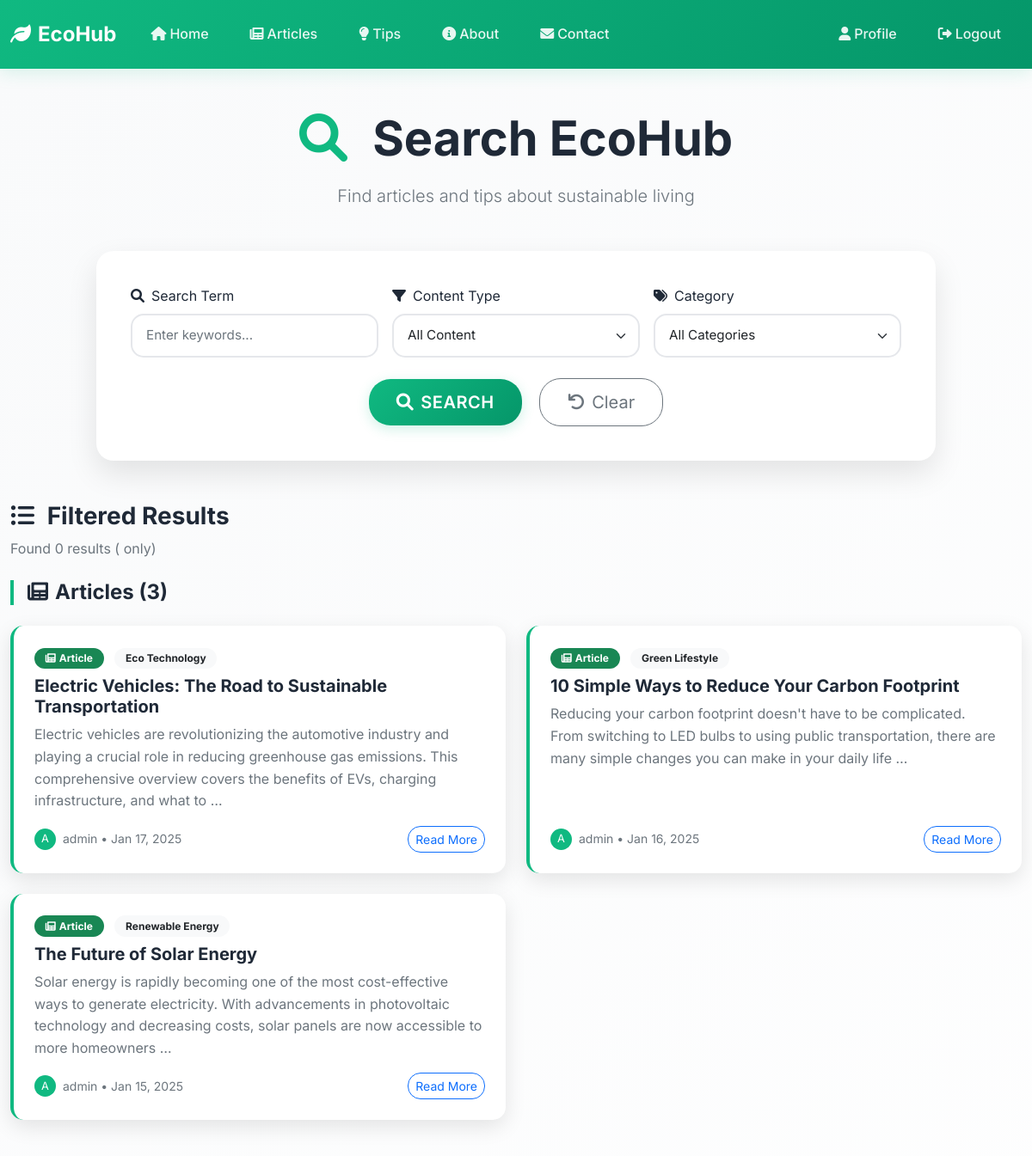
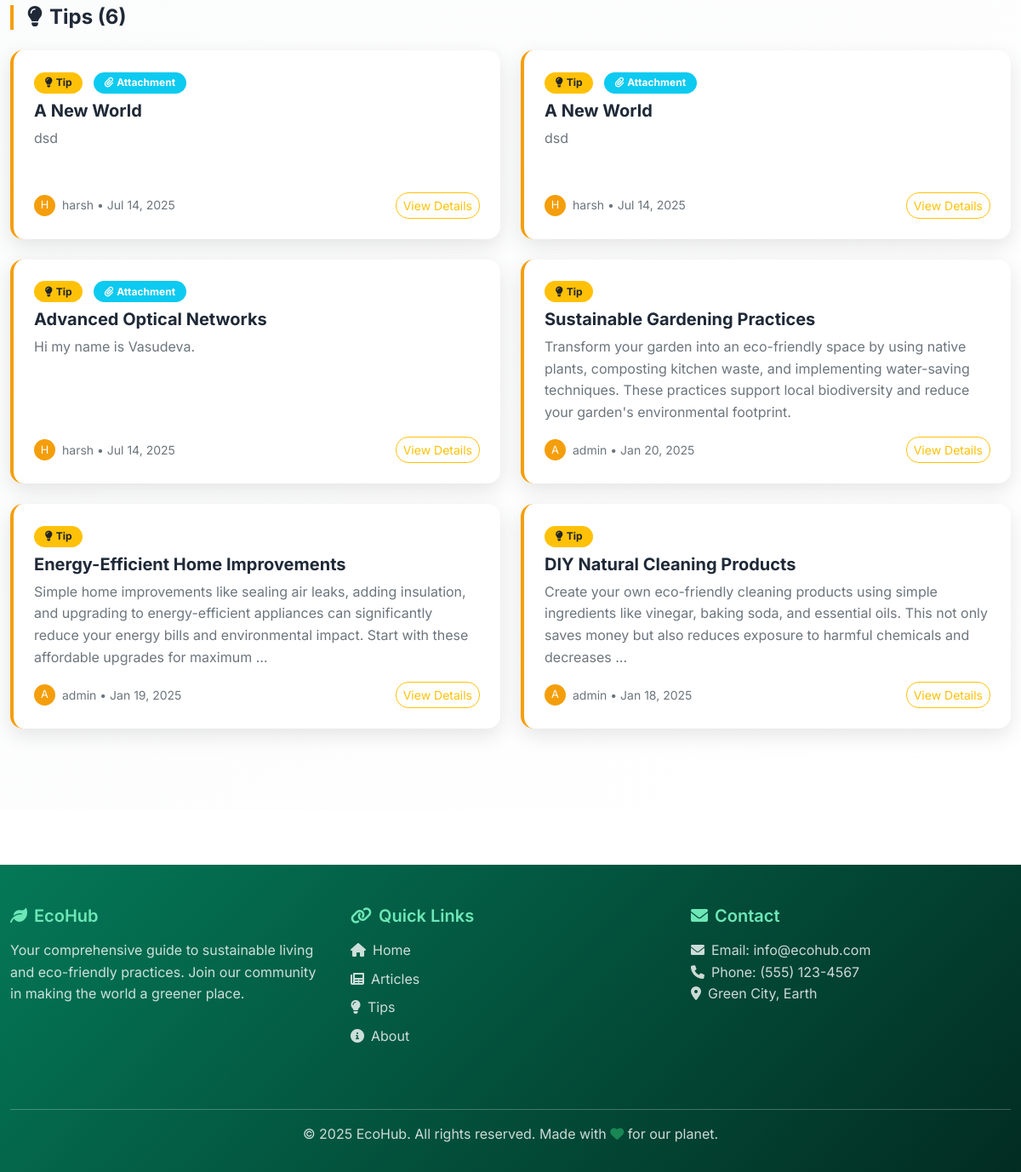
Screenshot of /search/ (signed in) with the database file from the repository (2 pictures, top to bottom).
### articles/models.py (models this page shows, shortened)
class Article(models.Model):
    CATEGORY_CHOICES = [
        ('energy', 'Renewable Energy'),
        ('lifestyle', 'Green Lifestyle'),
        ('tech', 'Eco Technology'),
        ('news', 'Sustainability News'),
    ]
    title = models.CharField(max_length=200)
    content = models.TextField()
    author = models.ForeignKey(User, on_delete=models.CASCADE)
    category = models.CharField(max_length=50, choices=CATEGORY_CHOICES)
    image = models.ImageField(upload_to='article_images/', blank=True, null=True)
    created_at = models.DateTimeField(auto_now_add=True)

### tips/models.py (models this page shows, shortened)
class Tip(models.Model):
    CATEGORY_CHOICES = [
        ('energy', 'Renewable Energy'),
        ('lifestyle', 'Green Lifestyle'),
        ('tech', 'Eco Technology'),
        ('news', 'Sustainability News'),
    ]
    title = models.CharField(max_length=200)
    description = models.TextField()
    user = models.ForeignKey(User, on_delete=models.CASCADE)
    category = models.CharField(max_length=50, choices=CATEGORY_CHOICES)
    file_upload = models.FileField(upload_to='tip_uploads/', blank=True, null=True)
    created_at = models.DateTimeField(auto_now_add=True)

### core/views.py (the view)
# urls.py: path('search/', views.search, name='search'),
def search(request):
    query = request.GET.get('q', '')
    search_type = request.GET.get('type', 'all')
    category = request.GET.get('category', '')
    articles = []
    tips = []
    if search_type in ['articles', 'all']:
        article_filter = Q()
        if query:
            article_filter &= (Q(title__icontains=query) | Q(content__icontains=query))
        if category:
            article_filter &= Q(category=category)
        if article_filter:
            articles = list(Article.objects.filter(article_filter).order_by('-created_at'))
        elif not query and not category:
            articles = list(Article.objects.all().order_by('-created_at'))
    if search_type in ['tips', 'all']:
        tip_filter = Q()
        if query:
            tip_filter &= (Q(title__icontains=query) | Q(description__icontains=query))
        if category:
            tip_filter &= Q(category=category)
        if tip_filter:
            tips = list(Tip.objects.filter(tip_filter).order_by('-created_at'))
        elif not query and not category:
            tips = list(Tip.objects.all().order_by('-created_at'))
    context = {
        'query': query,
        'search_type': search_type,
        'category': category,
        'articles': articles,
        'tips': tips,
    }
    return render(request, 'core/search.html', context)

### core/templates/core/search.html (shortened to what this page needs)
{% extends 'base.html' %}
{% block content %}
<div class="search-section py-5" style="background: linear-gradient(135deg, var(--bg-light) 0%, #ffffff 100%);">
    <div class="container">
        <div class="search-header text-center mb-5" style="animation: fadeInDown 0.8s ease-out;">
            <h1 class="display-4 fw-bold mb-3" style="color: var(--text-dark);">
                <i class="fas fa-search me-3 text-primary-green"></i>
                Search EcoHub
            </h1>
            <p class="lead text-muted">Find articles and tips about sustainable living</p>
        </div>
        <div class="row justify-content-center mb-5">
            <div class="col-lg-10">
                <div class="search-card" style="background: white; border-radius: 20px; padding: 2.5rem; box-shadow: 0 15px 35px rgba(0, 0, 0, 0.1); animation: fadeInUp 1s ease-out;">
                    <form method="get">
                        <div class="row g-3">
                            <div class="col-md-4">
                                <label class="form-label fw-semibold" style="color: var(--text-dark);">
                                    <i class="fas fa-search me-2"></i>Search Term
                                </label>
                                <input type="text" name="q" class="form-control form-control-lg" placeholder="Enter keywords..." value="{{ request.GET.q }}" style="border-radius: 15px;">
                            </div>
                            <div class="col-md-4">
                                <label class="form-label fw-semibold" style="color: var(--text-dark);">
                                    <i class="fas fa-filter me-2"></i>Content Type
                                </label>
                                <select name="type" class="form-select form-select-lg" style="border-radius: 15px;">
                                    <option value="all" {% if request.GET.type == 'all' %}selected{% endif %}>All Content</option>
                                </select>
                            </div>
                            <div class="col-md-4">
                                <label class="form-label fw-semibold" style="color: var(--text-dark);">
                                    <i class="fas fa-tags me-2"></i>Category
                                </label>
                                <select name="category" class="form-select form-select-lg" style="border-radius: 15px;">
                                    <option value="">All Categories</option>
                                </select>
                            </div>
                        </div>
                        <div class="search-actions text-center mt-4">
                            <button type="submit" class="btn btn-success btn-lg me-3" style="border-radius: 25px; padding: 0.75rem 2rem;">
                                <i class="fas fa-search me-2"></i>Search
                            </button>
                            <a href="{% url 'search' %}" class="btn btn-outline-secondary btn-lg" style="border-radius: 25px; padding: 0.75rem 2rem;">
                                <i class="fas fa-undo me-2"></i>Clear
                            </a>
                        </div>
                    </form>
                </div>
            </div>
        </div>
        {% if request.GET.q or request.GET.type != 'all' or request.GET.category %}
        <div class="search-results">
            <div class="results-header mb-4" style="animation: fadeInLeft 0.8s ease-out;">
                <h3 class="fw-bold" style="color: var(--text-dark);">
                    <i class="fas fa-list-ul me-2"></i>
                    {% if request.GET.q %}
                        Search Results for "<span class="text-primary-green">{{ request.GET.q }}</span>"
                    {% else %}
                        Filtered Results
                    {% endif %}
                </h3>
                <p class="text-muted">
                    Found {{ articles|length|add:tips|length }} result{{ articles|length|add:tips|length|pluralize }}
                    {% if request.GET.type != 'all' %}
                        ({{ request.GET.type|title }} only)
                    {% endif %}
                </p>
            </div>
            {% if articles %}
            <div class="articles-section mb-5" style="animation: fadeInUp 1s ease-out;">
                <h4 class="section-title fw-bold mb-4" style="color: var(--text-dark); border-left: 4px solid var(--primary-green); padding-left: 1rem;">
                    <i class="fas fa-newspaper me-2"></i>Articles ({{ articles|length }})
                </h4>
                <div class="row row-cols-1 row-cols-lg-2 g-4">
                    {% for article in articles %}
                    <div class="col">
                        <div class="result-card h-100" style="background: white; border-radius: 15px; padding: 1.5rem; box-shadow: 0 8px 25px rgba(0, 0, 0, 0.1); transition: all 0.3s ease; border-left: 4px solid var(--primary-green); display: flex; flex-direction: column;">
                            <div class="result-content flex-grow-1 d-flex flex-column">
                                <div class="result-meta mb-2">
                                    <span class="badge bg-success" style="border-radius: 15px; padding: 0.4rem 0.8rem;">
                                        <i class="fas fa-newspaper me-1"></i>Article
                                    </span>
                                    {% if article.category %}
                                    <span class="badge bg-light text-dark ms-2" style="border-radius: 15px; padding: 0.4rem 0.8rem;">
                                        {{ article.get_category_display }}
                                    </span>
                                    {% endif %}
                                </div>
                                <h5 class="result-title fw-bold mb-2" style="color: var(--text-dark);">
                                    <a href="{% url 'article-detail' article.pk %}" class="text-decoration-none" style="color: inherit;">
                                        {{ article.title }}
                                    </a>
                                </h5>
                                <p class="result-excerpt text-muted mb-3 flex-grow-1">{{ article.content|truncatewords:30 }}</p>
                                <div class="result-footer d-flex align-items-center justify-content-between mt-auto">
                                    <div class="author-info d-flex align-items-center">
                                        <div class="avatar-small" style="width: 25px; height: 25px; background: var(--primary-green); border-radius: 50%; display: flex; align-items: center; justify-content: center; color: white; font-size: 0.8rem; margin-right: 0.5rem;">
                                            {{ article.author.username|first|upper }}
                                        </div>
                                        <small class="text-muted">{{ article.author.username }} • {{ article.created_at|date:"M d, Y" }}</small>
                                    </div>
                                    <a href="{% url 'article-detail' article.pk %}" class="btn btn-sm btn-outline-primary" style="border-radius: 15px;">
                                        Read More
                                    </a>
                                </div>
                            </div>
                        </div>
                    </div>
                    {% endfor %}
                </div>
            </div>
            {% endif %}
            {% if tips %}
            <div class="tips-section mb-5" style="animation: fadeInUp 1.2s ease-out;">
                <h4 class="section-title fw-bold mb-4" style="color: var(--text-dark); border-left: 4px solid #f59e0b; padding-left: 1rem;">
                    <i class="fas fa-lightbulb me-2"></i>Tips ({{ tips|length }})
                </h4>
                <div class="row row-cols-1 row-cols-lg-2 g-4">
                    {% for tip in tips %}
                    <div class="col">
                        <div class="result-card h-100" style="background: white; border-radius: 15px; padding: 1.5rem; box-shadow: 0 8px 25px rgba(0, 0, 0, 0.1); transition: all 0.3s ease; border-left: 4px solid #f59e0b; display: flex; flex-direction: column;">
                            <div class="result-content flex-grow-1 d-flex flex-column">
                                <div class="result-meta mb-2">
                                    <span class="badge bg-warning text-dark" style="border-radius: 15px; padding: 0.4rem 0.8rem;">
                                        <i class="fas fa-lightbulb me-1"></i>Tip
                                    </span>
                                    {% if tip.file_upload %}
                                    <span class="badge bg-info text-white ms-2" style="border-radius: 15px; padding: 0.4rem 0.8rem;">
                                        <i class="fas fa-paperclip me-1"></i>Attachment
                                    </span>
                                    {% endif %}
                                </div>
                                <h5 class="result-title fw-bold mb-2" style="color: var(--text-dark);">
                                    <a href="{% url 'tip-detail' tip.pk %}" class="text-decoration-none" style="color: inherit;">
                                        {{ tip.title }}
                                    </a>
                                </h5>
                                <p class="result-excerpt text-muted mb-3 flex-grow-1">{{ tip.description|truncatewords:30 }}</p>
                                <div class="result-footer d-flex align-items-center justify-content-between mt-auto">
                                    <div class="author-info d-flex align-items-center">
                                        <div class="avatar-small" style="width: 25px; height: 25px; background: #f59e0b; border-radius: 50%; display: flex; align-items: center; justify-content: center; color: white; font-size: 0.8rem; margin-right: 0.5rem;">
                                            {{ tip.user.username|first|upper }}
                                        </div>
                                        <small class="text-muted">{{ tip.user.username }} • {{ tip.created_at|date:"M d, Y" }}</small>
                                    </div>
                                    <a href="{% url 'tip-detail' tip.pk %}" class="btn btn-sm btn-outline-warning" style="border-radius: 15px;">
                                        View Details
                                    </a>
                                </div>
                            </div>
                        </div>
                    </div>
                    {% endfor %}
                </div>
            </div>
            {% endif %}
        </div>
        {% endif %}
    </div>
</div>
{% endblock %}

### templates/base.html (style rules this page uses)
:root { --primary-green: #2e7d32; --light-green: #4caf50; --dark-green: #1b5e20; --accent-green: #81c784; --bg-light: #f1f8e9; --text-dark: #2e2e2e; --text-light: #5e5e5e; }
body { font-family: 'Segoe UI', Tahoma, Geneva, Verdana, sans-serif; background-color: #f8f9fa; }
.text-primary-green { color: var(--primary-green) !important; }
:root { --primary-green: #10b981; --secondary-green: #059669; --light-green: #d1fae5; --dark-green: #047857; --accent-green: #6ee7b7; --text-dark: #1f2937; --text-light: #6b7280; --bg-light: #f9fafb; --border-color: #e5e7eb; }
* { margin: 0; padding: 0; box-sizing: border-box; }
body { font-family: 'Inter', -apple-system, BlinkMacSystemFont, 'Segoe UI', sans-serif; line-height: 1.6; color: var(--text-dark); background-color: #fff; }
.btn-success { background: linear-gradient(135deg, var(--primary-green) 0%, var(--secondary-green) 100%); border: none; border-radius: 25px; padding: 0.75rem 2rem; font-weight: 600; text-transform: uppercase; letter-spacing: 0.5px; transition: all 0.3s ease; box-shadow: 0 4px 15px rgba(16, 185, 129, 0.2); }
.form-control, .form-select { border: 2px solid var(--border-color); border-radius: 10px; padding: 0.75rem 1rem; font-size: 0.95rem; transition: all 0.3s ease; }
.container { max-width: 1200px; }

### core/templates/core/search.html (style rules this page uses)
.result-card { height: 100%; display: flex; flex-direction: column; }
.result-content { display: flex; flex-direction: column; height: 100%; }
.result-excerpt { flex-grow: 1; min-height: 60px; }
.result-footer { margin-top: auto; }
.row-cols-1 > * { flex: 0 0 100%; max-width: 100%; }
.row-cols-lg-2 > * { flex: 0 0 50%; max-width: 50%; }

### rows the page displays
Article: category "Eco Technology", title "Electric Vehicles: The Road to Sustainable Transportation", content "Electric vehicles are revolutionizing the automotive industry and playing a crucial role in reducing greenhouse gas emissions. This comprehensive overview covers the benefits of EVs, charging infrastructure, and what to …", author.username|first "A", author.username "admin", created_at "Jan 17, 2025"
Article: category "Green Lifestyle", title "10 Simple Ways to Reduce Your Carbon Footprint", content "Reducing your carbon footprint doesn't have to be complicated. From switching to LED bulbs to using public transportation, there are many simple changes you can make in your daily life …", author.username|first "A", author.username "admin", created_at "Jan 16, 2025"
Article: category "Renewable Energy", title "The Future of Solar Energy", content "Solar energy is rapidly becoming one of the most cost-effective ways to generate electricity. With advancements in photovoltaic technology and decreasing costs, solar panels are now accessible to more homeowners …", author.username|first "A", author.username "admin", created_at "Jan 15, 2025"
Tip: shows "Attachment", title "A New World", description "dsd", user.username|first "H", user.username "harsh", created_at "Jul 14, 2025"
Tip: shows "Attachment", title "A New World", description "dsd", user.username|first "H", user.username "harsh", created_at "Jul 14, 2025"
Tip: shows "Attachment", title "Advanced Optical Networks", description "Hi my name is Vasudeva.", user.username|first "H", user.username "harsh", created_at "Jul 14, 2025"
Tip: title "Sustainable Gardening Practices", description "Transform your garden into an eco-friendly space by using native plants, composting kitchen waste, and implementing water-saving techniques. These practices support local biodiversity and reduce your garden's environmental footprint.", user.username|first "A", user.username "admin", created_at "Jan 20, 2025"
Tip: title "Energy-Efficient Home Improvements", description "Simple home improvements like sealing air leaks, adding insulation, and upgrading to energy-efficient appliances can significantly reduce your energy bills and environmental impact. Start with these affordable upgrades for maximum …", user.username|first "A", user.username "admin", created_at "Jan 19, 2025"
Tip: title "DIY Natural Cleaning Products", description "Create your own eco-friendly cleaning products using simple ingredients like vinegar, baking soda, and essential oils. This not only saves money but also reduces exposure to harmful chemicals and decreases …", user.username|first "A", user.username "admin", created_at "Jan 18, 2025"

### other values shown
{{ articles|length|add:tips|length }} "0"
{{ articles|length }} "3"
{{ tips|length }} "6"
